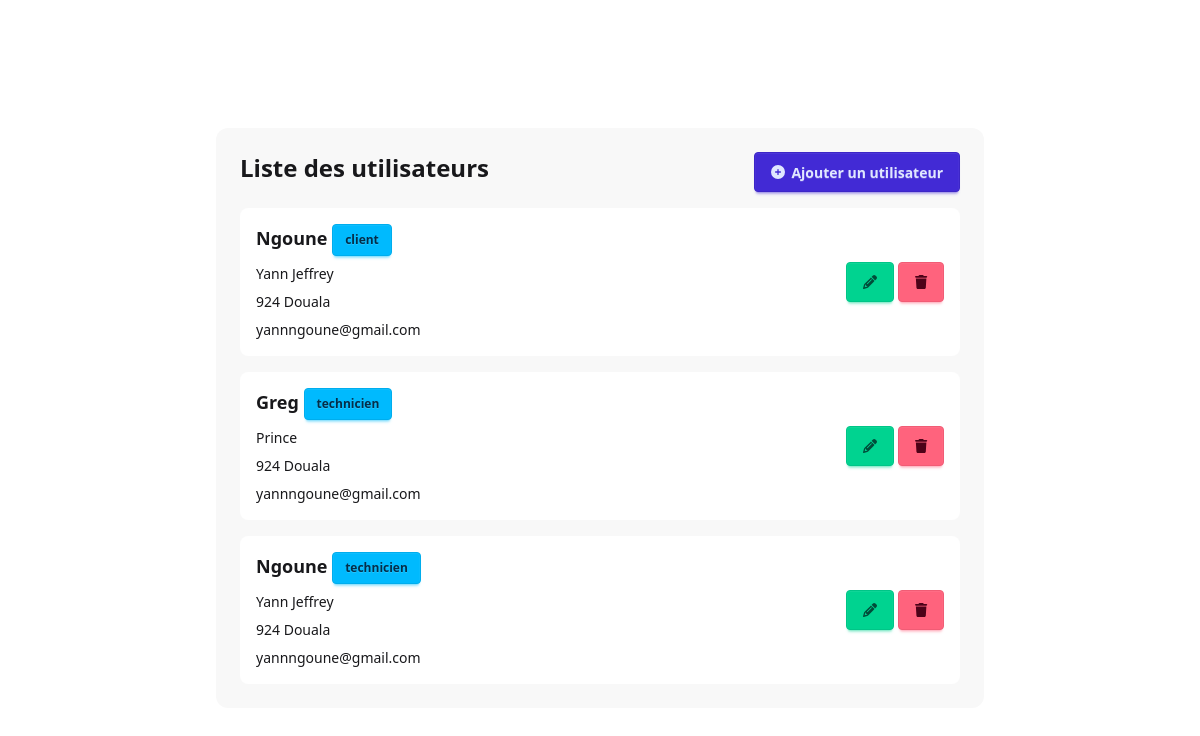
Before: /utilisateur/ with the older database file.
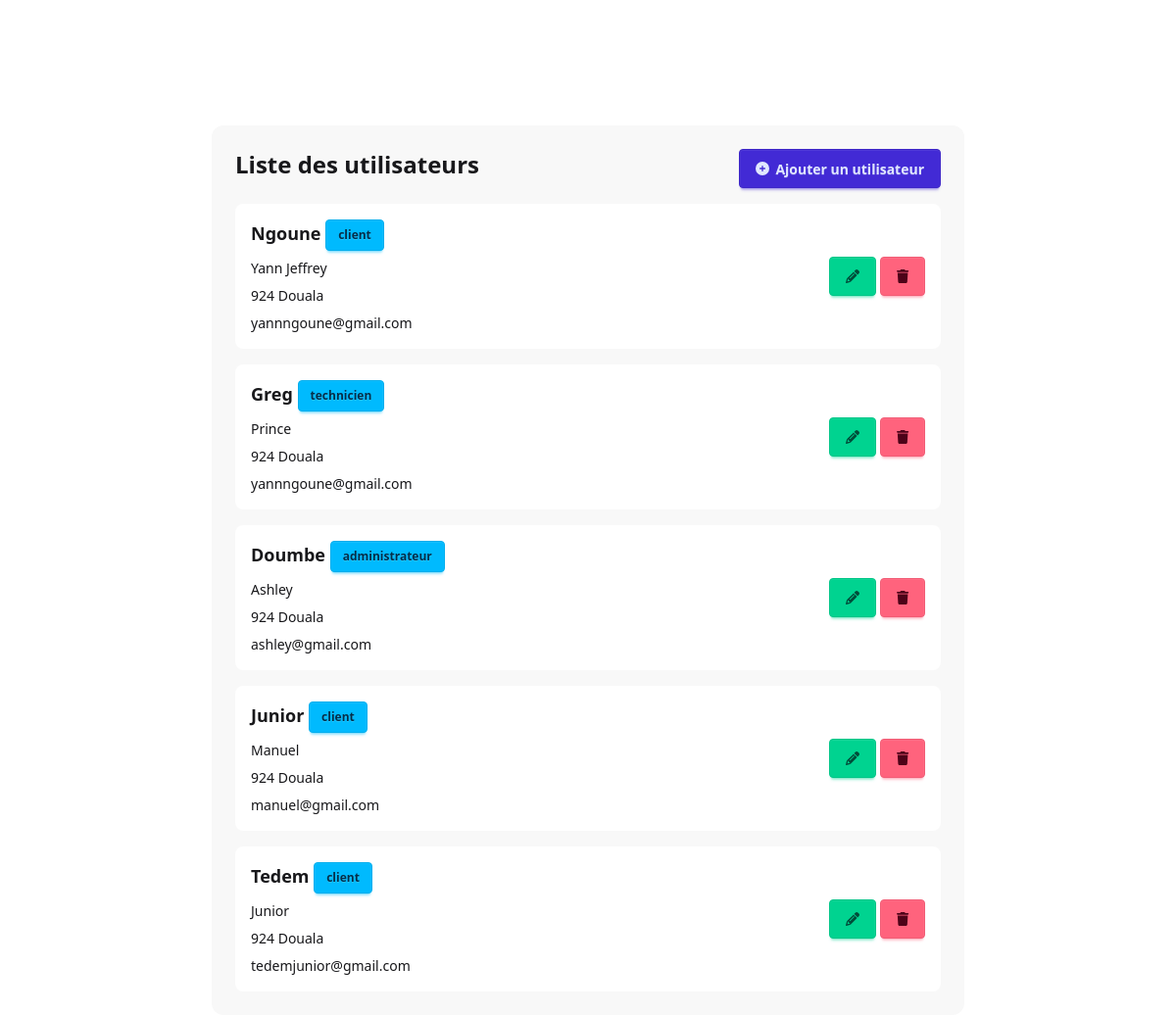
After: the same page with the newer database file.
### helpdeskapp/models.py (models this page shows, shortened)
class Utilisateur(models.Model):
    roles = [
        ('client', 'Client'),
        ('technicien', 'Technicien'),
        ('administrateur', 'Administrateur')
    ]
    nom = models.CharField(max_length=100)
    prenom = models.CharField(max_length=100)
    telephone = models.CharField(max_length=15)
    address = models.TextField()
    email = models.EmailField()
    password = models.CharField(max_length=100)
    role = models.CharField(max_length=20, choices=roles, default='client')

### helpdeskapp/views.py (the view)
# urls.py: path('utilisateur/', liste_utilisateurs, name='liste_utilisateurs'),
def liste_utilisateurs(request):
    utilisateurs = Utilisateur.objects.all()
    return render(request, 'utilisateur/liste.html', {'utilisateurs': utilisateurs})

### helpdeskapp/templates/utilisateur/liste.html (shortened to what this page needs)
{% extends 'base.html' %}
{% block content %}
<div class="w-full bg-base-200">
    <div class="mb-4 flex justify-between icons-center">
        <h1 class="text-2xl font-bold">Liste des utilisateurs</h1>
        <a href="{%url 'add_utilisateur' %}" class="btn btn-primary">
            <i class="fa fa-circle-plus"></i>
            Ajouter un utilisateur
        </a>
    </div>
    <div class="space-y-4 w-full">
        {% for utilisateur in utilisateurs %}
        <div class="p-4 bg-base-100 rounded-lg w-full flex justify-between items-center">
            <div class="space-y-2">
                <p class="font-bold text-lg">{{ utilisateur.nom }}  <span class="btn btn-info btn-sm">{{ utilisateur.role}}</span></p>
                <p class="text-sm">{{ utilisateur.prenom }}</p>
                <p class="text-sm">{{ utilisateur.address }}</p>
                <p class="text-sm">{{ utilisateur.email }}</p>
            </div>
            <div class="space-y">
                <a href="{%url 'update_utilisateur' utilisateur.id %}" class="btn btn-success">
                    <i class="fa fa-pencil"></i>
                </a>
                <a href="{%url 'delete_utilisateur' utilisateur.id %}" class="btn btn-error">
                    <i class="fa fa-trash"></i>
                </a>
            </div>
        </div>
        {% endfor %}
    </div>
</div>
{% endblock %}

### helpdeskapp/templates/base.html (shortened to what this page needs)
<!DOCTYPE html>
<html lang="fr">
<head>
    <link href="https://cdn.jsdelivr.net/npm/daisyui@5/themes.css" rel="stylesheet" type="text/css" />
    <link href="https://cdn.jsdelivr.net/npm/daisyui@5" rel="stylesheet" type="text/css" />
    <link rel="stylesheet" href="https://cdnjs.cloudflare.com/ajax/libs/font-awesome/6.7.2/css/all.min.css" />
    <script src="https://cdn.jsdelivr.net/npm/@tailwindcss/browser@4"></script>
</head>
<body>
    <div class="flex justify-center mt-32">
        <div class="flex flex-col w-3xl bg-base-200 rounded-xl p-6">
            <div class="w-full h-fit">
                {% block content %}
                {% endblock %}
            </div>
        </div>
    </div>
</body>
</html>

Changed rows visible on the page:
removed Utilisateur: nom "Ngoune", role "technicien", prenom "Yann Jeffrey", address "924 Douala", email "yannngoune@gmail.com"
added Utilisateur: nom "Doumbe", role "administrateur", prenom "Ashley", address "924 Douala", email "ashley@gmail.com"
added Utilisateur: nom "Junior", role "client", prenom "Manuel", address "924 Douala", email "manuel@gmail.com"
added Utilisateur: nom "Tedem", role "client", prenom "Junior", address "924 Douala", email "tedemjunior@gmail.com"
